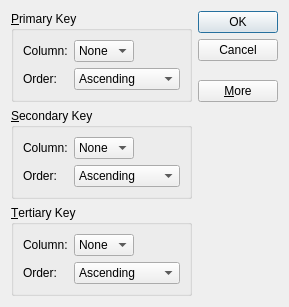
<?xml version="1.0" encoding="UTF-8"?>
<ui version="4.0">
 <class>SortDialog</class>
 <widget class="QDialog" name="SortDialog">
  <property name="geometry">
   <rect>
    <x>0</x>
    <y>0</y>
    <width>284</width>
    <height>288</height>
   </rect>
  </property>
  <property name="windowTitle">
   <string>Sort</string>
  </property>
  <layout class="QGridLayout" name="gridLayout_6">
   <property name="sizeConstraint">
    <enum>QLayout::SetFixedSize</enum>
   </property>
   <item row="0" column="0">
    <widget class="QGroupBox" name="primaryGroupBox">
     <property name="title">
      <string>&amp;Primary Key</string>
     </property>
     <layout class="QGridLayout" name="gridLayout">
      <item row="0" column="0">
       <widget class="QLabel" name="primaryColumnLabel">
        <property name="text">
         <string>Column:</string>
        </property>
       </widget>
      </item>
      <item row="0" column="1">
       <widget class="QComboBox" name="primaryColumnCombo">
        <item>
         <property name="text">
          <string>None</string>
         </property>
        </item>
       </widget>
      </item>
      <item row="0" column="2">
       <spacer name="horizontalSpacer">
        <property name="orientation">
         <enum>Qt::Horizontal</enum>
        </property>
        <property name="sizeHint" stdset="0">
         <size>
          <width>40</width>
          <height>20</height>
         </size>
        </property>
       </spacer>
      </item>
      <item row="1" column="0">
       <widget class="QLabel" name="primaryOrderLabel">
        <property name="text">
         <string>Order:</string>
        </property>
       </widget>
      </item>
      <item row="1" column="1" colspan="2">
       <widget class="QComboBox" name="primaryOrderCombo">
        <item>
         <property name="text">
          <string>Ascending</string>
         </property>
        </item>
        <item>
         <property name="text">
          <string>Descending</string>
         </property>
        </item>
       </widget>
      </item>
     </layout>
    </widget>
   </item>
   <item row="0" column="1" rowspan="2">
    <layout class="QVBoxLayout" name="verticalLayout">
     <item>
      <widget class="QPushButton" name="okButton">
       <property name="text">
        <string>OK</string>
       </property>
       <property name="default">
        <bool>true</bool>
       </property>
      </widget>
     </item>
     <item>
      <widget class="QPushButton" name="cancelButton">
       <property name="text">
        <string>Cancel</string>
       </property>
      </widget>
     </item>
     <item>
      <spacer name="verticalSpacer">
       <property name="orientation">
        <enum>Qt::Vertical</enum>
       </property>
       <property name="sizeHint" stdset="0">
        <size>
         <width>20</width>
         <height>0</height>
        </size>
       </property>
      </spacer>
     </item>
     <item>
      <widget class="QPushButton" name="moreButton">
       <property name="text">
        <string>&amp;More</string>
       </property>
       <property name="checkable">
        <bool>true</bool>
       </property>
      </widget>
     </item>
    </layout>
   </item>
   <item row="1" column="0">
    <spacer name="verticalSpacer_2">
     <property name="orientation">
      <enum>Qt::Vertical</enum>
     </property>
     <property name="sizeHint" stdset="0">
      <size>
       <width>20</width>
       <height>0</height>
      </size>
     </property>
    </spacer>
   </item>
   <item row="2" column="0">
    <widget class="QGroupBox" name="secondaryGroupBox">
     <property name="title">
      <string>&amp;Secondary Key</string>
     </property>
     <layout class="QGridLayout" name="gridLayout_4">
      <item row="0" column="0">
       <widget class="QLabel" name="secondaryColumnLabel">
        <property name="text">
         <string>Column:</string>
        </property>
       </widget>
      </item>
      <item row="0" column="1">
       <widget class="QComboBox" name="secondaryColumnCombo">
        <item>
         <property name="text">
          <string>None</string>
         </property>
        </item>
       </widget>
      </item>
      <item row="0" column="2">
       <spacer name="horizontalSpacer_4">
        <property name="orientation">
         <enum>Qt::Horizontal</enum>
        </property>
        <property name="sizeHint" stdset="0">
         <size>
          <width>40</width>
          <height>20</height>
         </size>
        </property>
       </spacer>
      </item>
      <item row="1" column="0">
       <widget class="QLabel" name="secondaryOrderLabel">
        <property name="text">
         <string>Order:</string>
        </property>
       </widget>
      </item>
      <item row="1" column="1" colspan="2">
       <widget class="QComboBox" name="secondaryOrderCombo">
        <item>
         <property name="text">
          <string>Ascending</string>
         </property>
        </item>
        <item>
         <property name="text">
          <string>Descending</string>
         </property>
        </item>
       </widget>
      </item>
     </layout>
    </widget>
   </item>
   <item row="3" column="0">
    <widget class="QGroupBox" name="tertiaryGroupBox">
     <property name="title">
      <string>&amp;Tertiary Key</string>
     </property>
     <layout class="QGridLayout" name="gridLayout_5">
      <item row="1" column="1" colspan="2">
       <widget class="QComboBox" name="tertiaryOrderCombo">
        <item>
         <property name="text">
          <string>Ascending</string>
         </property>
        </item>
        <item>
         <property name="text">
          <string>Descending</string>
         </property>
        </item>
       </widget>
      </item>
      <item row="1" column="0">
       <widget class="QLabel" name="tertiaryOrderLabel">
        <property name="text">
         <string>Order:</string>
        </property>
       </widget>
      </item>
      <item row="0" column="0">
       <widget class="QLabel" name="tertiaryColumnLabel">
        <property name="text">
         <string>Column:</string>
        </property>
       </widget>
      </item>
      <item row="0" column="2">
       <spacer name="horizontalSpacer_5">
        <property name="orientation">
         <enum>Qt::Horizontal</enum>
        </property>
        <property name="sizeHint" stdset="0">
         <size>
          <width>40</width>
          <height>20</height>
         </size>
        </property>
       </spacer>
      </item>
      <item row="0" column="1">
       <widget class="QComboBox" name="tertiaryColumnCombo">
        <item>
         <property name="text">
          <string>None</string>
         </property>
        </item>
       </widget>
      </item>
     </layout>
    </widget>
   </item>
  </layout>
 </widget>
 <resources/>
 <connections>
  <connection>
   <sender>okButton</sender>
   <signal>clicked()</signal>
   <receiver>SortDialog</receiver>
   <slot>accept()</slot>
   <hints>
    <hint type="sourcelabel">
     <x>252</x>
     <y>22</y>
    </hint>
    <hint type="destinationlabel">
     <x>356</x>
     <y>30</y>
    </hint>
   </hints>
  </connection>
  <connection>
   <sender>cancelButton</sender>
   <signal>clicked()</signal>
   <receiver>SortDialog</receiver>
   <slot>reject()</slot>
   <hints>
    <hint type="sourcelabel">
     <x>254</x>
     <y>53</y>
    </hint>
    <hint type="destinationlabel">
     <x>383</x>
     <y>75</y>
    </hint>
   </hints>
  </connection>
  <connection>
   <sender>moreButton</sender>
   <signal>toggled(bool)</signal>
   <receiver>secondaryGroupBox</receiver>
   <slot>setVisible(bool)</slot>
   <hints>
    <hint type="sourcelabel">
     <x>213</x>
     <y>91</y>
    </hint>
    <hint type="destinationlabel">
     <x>184</x>
     <y>118</y>
    </hint>
   </hints>
  </connection>
  <connection>
   <sender>moreButton</sender>
   <signal>toggled(bool)</signal>
   <receiver>tertiaryGroupBox</receiver>
   <slot>setVisible(bool)</slot>
   <hints>
    <hint type="sourcelabel">
     <x>243</x>
     <y>92</y>
    </hint>
    <hint type="destinationlabel">
     <x>175</x>
     <y>244</y>
    </hint>
   </hints>
  </connection>
 </connections>
</ui>
